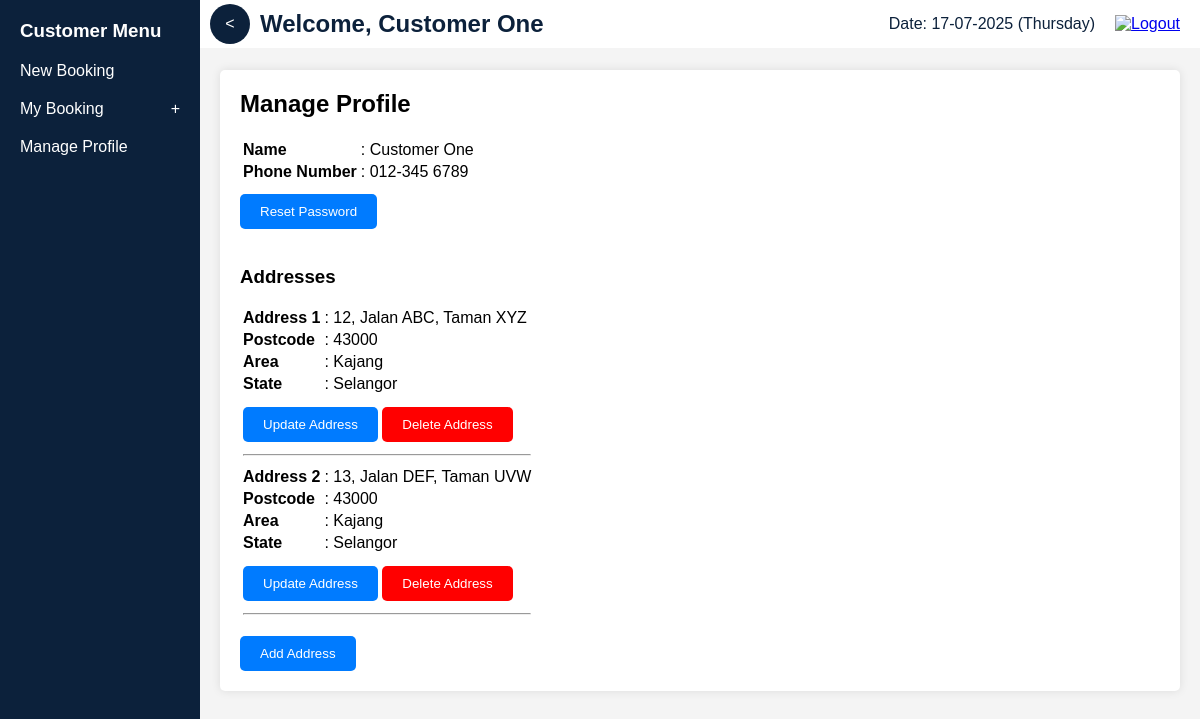
The app's page /rc/manage_profile.php (signed in) with its own data.
### tables this page shows
CREATE TABLE IF NOT EXISTS customers (
	cust_id INT(11) PRIMARY KEY AUTO_INCREMENT,
	cust_name VARCHAR(255) NOT NULL,
	cust_phno VARCHAR(11) NOT NULL,
	cust_pwd VARCHAR(255) NOT NULL,
	cust_status VARCHAR(20) NOT NULL,   
	last_login_date DATETIME
);

CREATE TABLE IF NOT EXISTS cust_addresses (
    cust_address_id INT(11) PRIMARY KEY AUTO_INCREMENT,
    cust_id INT(11) NOT NULL,
    cust_address TEXT NOT NULL,
    cust_postcode VARCHAR(5) NOT NULL,
    cust_area VARCHAR(100) NOT NULL,
    cust_state VARCHAR(100) NOT NULL,
    FOREIGN KEY (cust_id) REFERENCES customers(cust_id)
);

### rc/manage_profile.php (the view, shortened to what this page needs)
<?php
require_once '../db_connect.php';
$cust_id = $_SESSION['cust_id'];
$stmt = $conn->prepare("SELECT cust_name, cust_phno FROM customers WHERE cust_id = ?");
$stmt->bind_param("i", $cust_id);
$stmt->execute();
$stmt->bind_result($cust_name, $cust_phno);
$addresses = [];
$stmt = $conn->prepare("SELECT cust_address_id, cust_address, cust_postcode, cust_area, cust_state FROM cust_addresses WHERE cust_id = ?");
$stmt->bind_param("i", $cust_id);
$stmt->execute();
$stmt->bind_result($cust_address_id, $cust_address, $cust_postcode, $cust_area, $cust_state);
while ($stmt->fetch()) {
    $addresses[] = [
        'id' => $cust_address_id,
        'address' => $cust_address,
        'postcode' => $cust_postcode,
        'area' => $cust_area,
        'state' => $cust_state
    ];
}
$cust_id_formatted = str_pad($cust_id, 4, '0', STR_PAD_LEFT);
$cust_phno_formatted = preg_replace("/(\d{3})(\d{3})(\d{4})/", "$1-$2 $3", $cust_phno);
?>
<!DOCTYPE html>
<html lang="en">
<head>
    <link rel="stylesheet" href="../includes/css/styles_user.css">
</head>
<body>
    <div class="main-container">
        <?php include '../includes/menu/menu_cust.php'; ?>
        <div class="content-container">
            <?php include '../includes/header_cust.php'; ?>
            <div class="profile-container">
                <h2>Manage Profile</h2>
                <table>
                    <tr>
                        <td><strong>Name</strong></td>
                        <td>: <?php echo htmlspecialchars($cust_name); ?> </td>
                    </tr>
                    <tr>
                        <td><strong>Phone Number</strong></td>
                        <td>: <?php echo htmlspecialchars($cust_phno_formatted); ?></td>
                    </tr>
                </table>
                <button onclick="location.href='reset_pwd.php'">Reset Password</button>
                <br><br>
                <h3>Addresses</h3>
                <?php if (!empty($addresses)): ?>
                    <table>
                        <?php foreach ($addresses as $index => $address): ?>
                            <tr>
                                <td><strong>Address <?php echo $index + 1; ?></strong></td>
                                <td>: <?php echo htmlspecialchars($address['address']); ?></td>
                            </tr>
                            <tr>
                                <td><strong>Postcode</strong></td>
                                <td>: <?php echo htmlspecialchars($address['postcode']); ?></td>
                            </tr>
                            <tr>
                                <td><strong>Area</strong></td>
                                <td>: <?php echo htmlspecialchars($address['area']); ?></td>
                            </tr>
                            <tr>
                                <td><strong>State</strong></td>
                                <td>: <?php echo htmlspecialchars($address['state']); ?></td>
                            </tr>
                            <tr>
                                <td colspan="2">
                                    <button onclick="location.href='update_address.php?address_id=<?php echo $address['id']; ?>'">Update Address</button>
                                    <button onclick="confirmDelete(<?php echo $address['id']; ?>)" style="background-color: red; color: white;">Delete Address</button>
                                </td>
                            </tr>
                            <tr><td colspan="2"><hr></td></tr>
                        <?php endforeach; ?>
                    </table>
                <?php else: ?>
                    <p>No addresses found. <a href="add_address.php">Add an address</a>.</p>
                <?php endif; ?>
                <button onclick="location.href='add_address.php'">Add Address</button>
            </div>
        </div>
    </div>
</body>
</html>

### includes/header_cust.php (shortened to what this page needs)
<?php
require_once '../db_connect.php';
$cust_id = $_SESSION['cust_id'];
$stmt = $conn->prepare("SELECT cust_name, last_login_date FROM customers WHERE cust_id = ?");
$stmt->bind_param("i", $cust_id);
$stmt->execute();
$stmt->bind_result($cust_name, $last_login_date);
$locale = 'en_US';
$dateFormatter = new IntlDateFormatter($locale, IntlDateFormatter::FULL, IntlDateFormatter::NONE, 'Asia/Kuala_Lumpur');
$dateFormatter->setPattern('dd-MM-yyyy (EEEE)');
$date_malaysia = $dateFormatter->format(new DateTime());
?>
<div class="header">
    <div class="header-left">
        <h2>Welcome, <?php echo htmlspecialchars($cust_name); ?></h2>
    </div>
    <div class="header-right">
        <p>Date: <?php echo $date_malaysia; ?></p>
        <a href="../logout.php"><img src="../img/icon_logout.png" alt="Logout" title="Logout"></a>
    </div>
</div>

### includes/css/styles_user.css (style rules this page uses)
body { font-family: Arial, sans-serif; margin: 0; padding: 0; background-color: #f4f4f4; }
.header { background-color: #ffffff; color: #0c213b; padding: 10px 0; display: flex; justify-content: space-between; align-items: center; position: fixed; width: calc(100% - 200px); top: 0; right: 0; z-index: 1000; transition: width 0.3s; }
.header-left { display: flex; align-items: center; }
.header-left h2 { margin: 0; padding-left: 60px; }
.header-right { display: flex; align-items: center; padding-right: 20px; }
.header-right p { margin: 0; margin-right: 20px; }
.header-right a img { width: 24px; height: 24px; }
.main-container { display: flex; margin-left: 200px; padding-top: 50px; transition: margin-left 0.3s; }
.main-container a { color: #0000EE; }
.content-container { flex-grow: 1; padding: 20px; }
.profile-container { background-color: #fff; padding: 20px; border-radius: 5px; box-shadow: 0 0 10px rgba(0, 0, 0, 0.1); }
.profile-container h2 { margin-top: 0; }
.profile-container button { display: inline-block; padding: 10px 20px; margin-top: 10px; background-color: #007bff; color: #fff; border: none; border-radius: 5px; cursor: pointer; }

### records on screen
customers: cust_name "Customer One", cust_phno "012-345 6789"
cust_addresses: cust_address "12, Jalan ABC, Taman XYZ", cust_postcode "43000", cust_area "Kajang", cust_state "Selangor"
cust_addresses: cust_address "13, Jalan DEF, Taman UVW", cust_postcode "43000", cust_area "Kajang", cust_state "Selangor"
